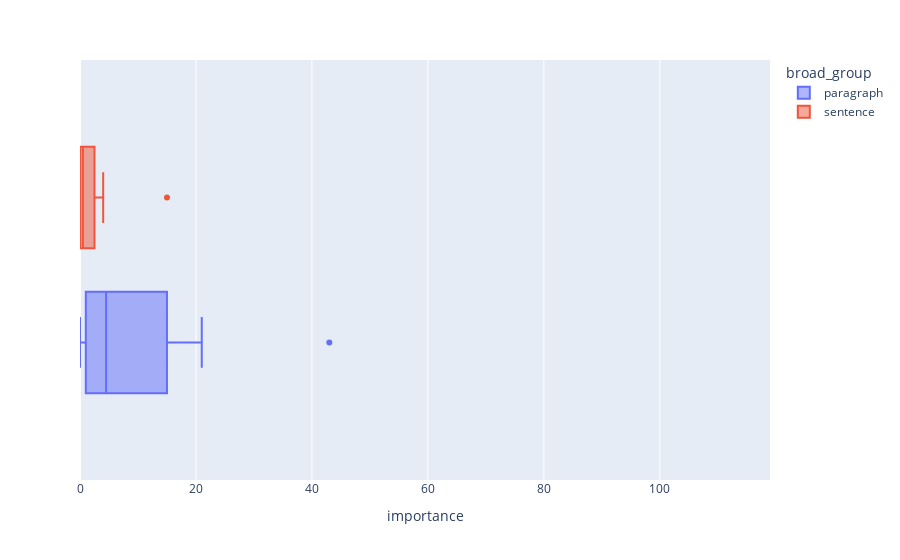

The notebook cell saved with this chart:
### Markdown cell above
### Less Than

### Code cell
px.box(
    df[df.operation_type == "less_than"],
    x="importance",
    color="broad_group",
    range_x=(df.importance.min(), df.importance.max()),
)

### Figure 1 — Plotly figure (JSON) as saved in the notebook; plotly's stock layout.template omitted (floating-point values rounded to 4 significant figures)
{"data": [{"alignmentgroup": "True", "hovertemplate": "broad_group=paragraph<br>importance=%{x}<extra></extra>", "legendgroup": "paragraph", "marker": {"color": "#636efa"}, "name": "paragraph", "notched": false, "offsetgroup": "paragraph", "orientation": "h", "showlegend": true, "type": "box", "x": [43, 21, 9, 6, 3, 2, 0, 0], "x0": " ", "xaxis": "x", "y0": " ", "yaxis": "y"}, {"alignmentgroup": "True", "hovertemplate": "broad_group=sentence<br>importance=%{x}<extra></extra>", "legendgroup": "sentence", "marker": {"color": "#EF553B"}, "name": "sentence", "notched": false, "offsetgroup": "sentence", "orientation": "h", "showlegend": true, "type": "box", "x": [15, 4, 1, 1, 0, 0, 0, 0], "x0": " ", "xaxis": "x", "y0": " ", "yaxis": "y"}], "layout": {"boxmode": "group", "legend": {"title": {"text": "broad_group"}, "tracegroupgap": 0}, "margin": {"t": 60}, "xaxis": {"anchor": "y", "domain": [0, 1], "range": [0, 119], "title": {"text": "importance"}}, "yaxis": {"anchor": "x", "domain": [0, 1]}}}
